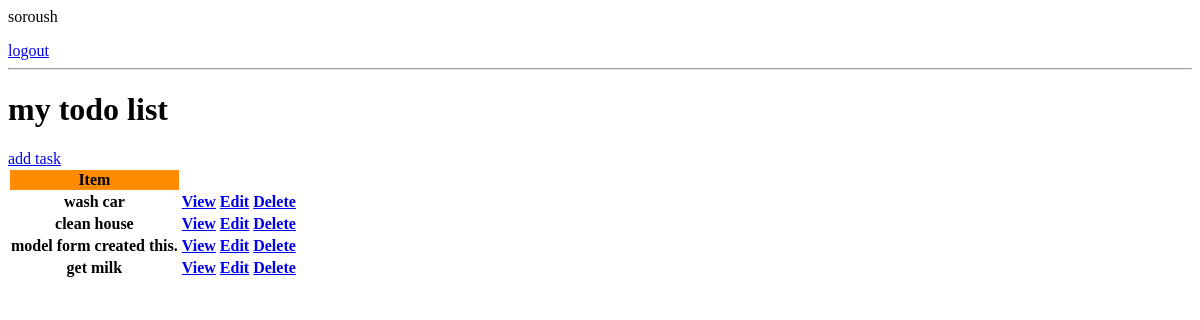
Page / (signed in) on the earlier database version.
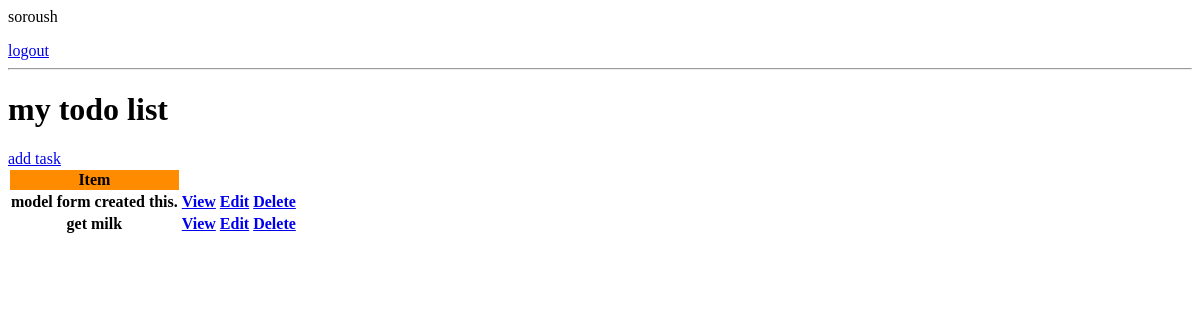
Same page on the later database version.
### base/models.py (models this page shows, shortened)
class Task(models.Model):
    user = models.ForeignKey(User, on_delete=models.CASCADE, null=True, blank=True)
    title = models.CharField(max_length=200)
    description = models.TextField(null=True, blank=True)
    complete = models.BooleanField(default=False)
    created_at = models.DateTimeField(auto_now_add=True)
    class Meta:
        ordering = ['complete']

### base/views.py (the view)
# urls.py: path('', TaskListView.as_view(), name='tasks'),
class TaskListView(LoginRequiredMixin, ListView):
    model = Task
    context_object_name = 'tasks'

### base/templates/base/task_list.html
{% if request.user.is_authenticated %}
    <p>{{ request.user }}</p>
    <a href="{% url 'logout' %}">logout</a>
{% else %}
    <a href="{% url 'login' %}">login</a>
{% endif %}
<hr>
<h1>my todo list</h1>
<a href="{% url 'task-create' %}">add task</a>
<table>
    <tr>
        <th style="background: darkorange">Item</th>
        <th></th>
        <th></th>
    </tr>
    {% for task in tasks %}
        <tr>
            <th>{{ task.title }}</th>
            <th><a href="{% url 'task' task.id %}">View</a></th>
            <th><a href="{% url 'task-update' task.id %}">Edit</a></th>
            <th><a href="{% url 'task-delete' task.id %}">Delete</a></th>
        </tr>
    {% empty %}
        <h3>no items in list!</h3>
    {% endfor %}
</table>

Differences in the rows shown:
removed Task: title "wash car"
removed Task: title "clean house"
